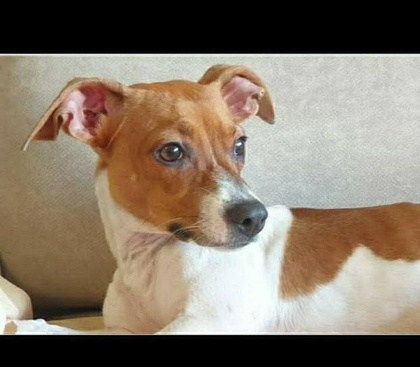
%> input picture HW8/b.jpg, 420 x 367 px, shrunk from 622 x 544 before the run
$ octave canny.m   (GNU Octave 9; MATLAB toolbox functions it lacks are replaced by stand-ins)
%> lines starting %> are read from the running program, lines starting %| are printed output that depends on the picture; in (x1, y1, x2, y2) boxes, pixels count from 0 and x2, y2 are one past the last pixel; in counts of white or black regions, pixels touching at a corner belong together; the program's own positions count from 1
RGB_im = imread('b.jpg');
%> RGB_im is the input picture: size 367x420x3 uint8; mean R, G, B 133.3, 120.4, 105.2
im = im2double (rgb2gray(RGB_im ));
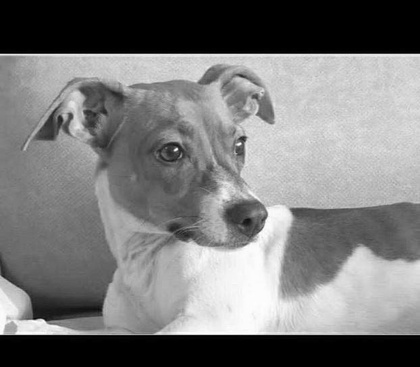
%> im: size 367x420 double; min 0, max 1, mean 0.481

blur_im = imgaussfilt(im, 1);   % apply gaussian filter

sobel_y_oprator = [1,  2,  1;
                   0,  0,  0;
                  -1, -2, -1];

sobel_x_oprator = [-1,  0,  1;
                   -2,  0,  2;
                   -1,  0,  1];

pad = padarray(blur_im, [1 1],'replicate');      % apply pading

tmp = conv2(pad, (sobel_y_oprator), 'same');     % apply Convolution 2D
gradiant_y = tmp(2:end-1,2:end-1);               % remove pading

tmp = conv2(pad, (sobel_x_oprator), 'same');     % apply Convolution 2D
gradiant_x = tmp(2:end-1,2:end-1);               % remove pading
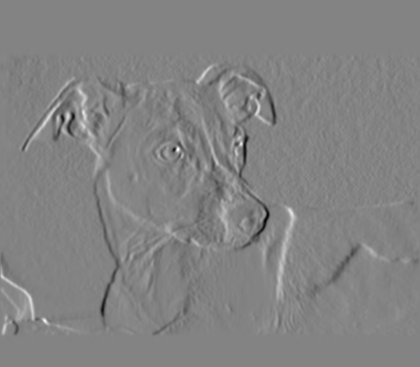
%> gradiant_x: size 367x420 double; min -1.44, max 1.35, mean -0.00207; drawn with min black and max white

gradiant_mag = abs(gradiant_x) + abs(gradiant_y);
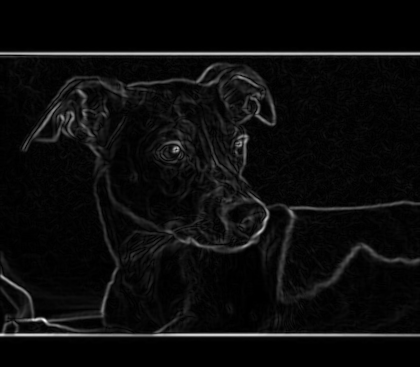
%> gradiant_mag: size 367x420 double; min 0, max 2.94, mean 0.142; drawn with min black and max white
gradiant_dir = atan2(gradiant_y, gradiant_x);
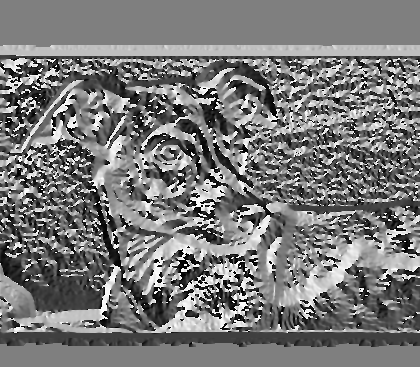
%> gradiant_dir: size 367x420 double; min -3.14, max 3.14, mean -0.15; drawn with min black and max white

tlow = 30;
thigh = 70;

[gm_row, gm_col] = size(gradiant_mag);
%> gm_row = 367; gm_col = 420
G_R = (gradiant_mag * 100);
for r = 1:gm_row
    for c = 1:gm_col
        if G_R(r,c) > thigh
            G_R(r,c) = 255;
        elseif G_R(r,c) < thigh   &&   G_R(r,c) > tlow
             G_R(r,c) = 127;
        else
             G_R(r,c) = 0;
        end
    end
end
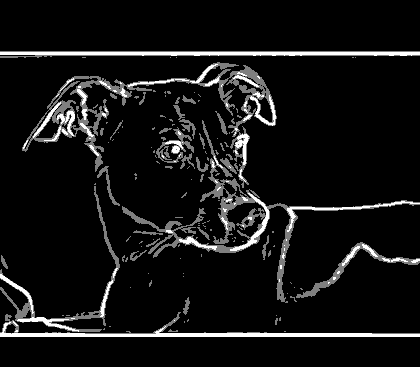
%> G_R: size 367x420 double; min 0, max 255, mean 20


figure(1);
subplot(2,4,1);
imshow(im);
title('original image');

subplot(2,4,2);
imshow(blur_im);
title('blur image');

subplot(2,4,3);
imshow(gradiant_y);
title('soble in y diraction');

subplot(2,4,4);
imshow(gradiant_x);
title('soble in x diraction');

subplot(2,4,4);
imshow(gradiant_x);
title('soble in x diraction');

subplot(2,4,5);
imshow(gradiant_mag);
title('gradiant magnitude');

subplot(2,4,6);
imshow(gradiant_dir);
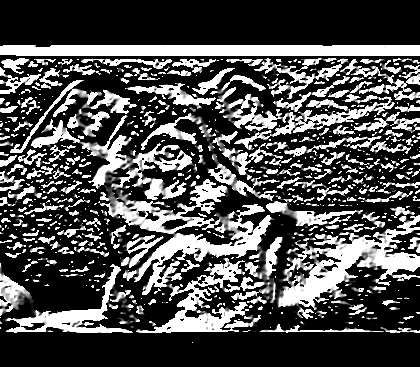
%> displayed picture: size 367x420, on the screen's scale of 0 to 255; min 0, max 255, mean 79.7
title('gradiant diraction');

subplot(2,4,7);
imshow(G_R);
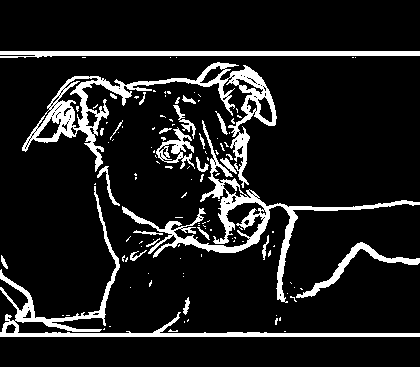
%> displayed picture: size 367x420, on the screen's scale of 0 to 255; 11.8% white; 122 white regions (97 under 20 px), largest, box (x1, y1, x2, y2) and area: (22, 62, 277, 188) 5093, (122, 120, 420, 303) 4136, (0, 186, 420, 337) 3560
title('edge');
